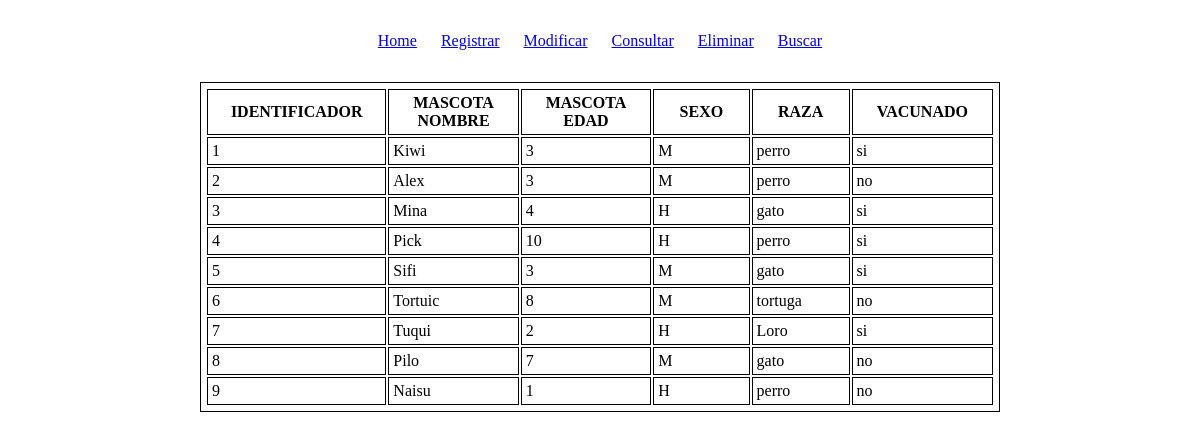
The page /reporte.php on the database its author committed.
### tables this page shows
CREATE TABLE IF NOT EXISTS mascota (
  identificador INT AUTO_INCREMENT PRIMARY KEY NOT NULL,
  mascota_nombre VARCHAR(20) NOT NULL,
  mascota_edad INT NOT NULL,
  sexo VARCHAR(20) NOT NULL,
  raza VARCHAR(30) NOT NULL,
  vacunado VARCHAR(10)  NOT NULL
);

### reporte.php (the view, shortened to what this page needs)
<?php include './conexion.php' ?>
<html>
  <head>
    <link rel="stylesheet" href="css/styles.css">
  </head>
  <body>
    <?php include './menu.php' ?>
    <table>
      <tr>
        <th>IDENTIFICADOR</th>
        <th>MASCOTA NOMBRE</th>
        <th>MASCOTA EDAD</th>
        <th>SEXO</th>
        <th>RAZA</th>
        <th>VACUNADO</th>
      </tr>
      <?php
        $sql = "SELECT * FROM mascota";
        $result = mysqli_query($link, $sql);
        while ($row = mysqli_fetch_assoc($result)) {
      ?>
        <tr>
          <td><?= $row['identificador']; ?></td>
          <td><?= $row['mascota_nombre']; ?></td>
          <td><?= $row['mascota_edad']; ?></td>
          <td><?= $row['sexo']; ?></td>
          <td><?= $row['raza']; ?></td>
          <td><?= $row['vacunado']; ?></td>
        </tr>
      <?php } ?>
    </table>
  </body>
</html>

### css/styles.css (style rules this page uses)
* { margin: 0; padding: 0; box-sizing: border-box; }
body { display: flex; flex-direction: column; align-items: center; }
table, th, td { width: 800px; border:1px solid black; padding: 0.25rem; }

### rows shown on the page
mascota: identificador "1", mascota_nombre "Kiwi", mascota_edad "3", sexo "M", raza "perro", vacunado "si"
mascota: identificador "2", mascota_nombre "Alex", mascota_edad "3", sexo "M", raza "perro", vacunado "no"
mascota: identificador "3", mascota_nombre "Mina", mascota_edad "4", sexo "H", raza "gato", vacunado "si"
mascota: identificador "4", mascota_nombre "Pick", mascota_edad "10", sexo "H", raza "perro", vacunado "si"
mascota: identificador "5", mascota_nombre "Sifi", mascota_edad "3", sexo "M", raza "gato", vacunado "si"
mascota: identificador "6", mascota_nombre "Tortuic", mascota_edad "8", sexo "M", raza "tortuga", vacunado "no"
mascota: identificador "7", mascota_nombre "Tuqui", mascota_edad "2", sexo "H", raza "Loro", vacunado "si"
mascota: identificador "8", mascota_nombre "Pilo", mascota_edad "7", sexo "M", raza "gato", vacunado "no"
mascota: identificador "9", mascota_nombre "Naisu", mascota_edad "1", sexo "H", raza "perro", vacunado "no"
